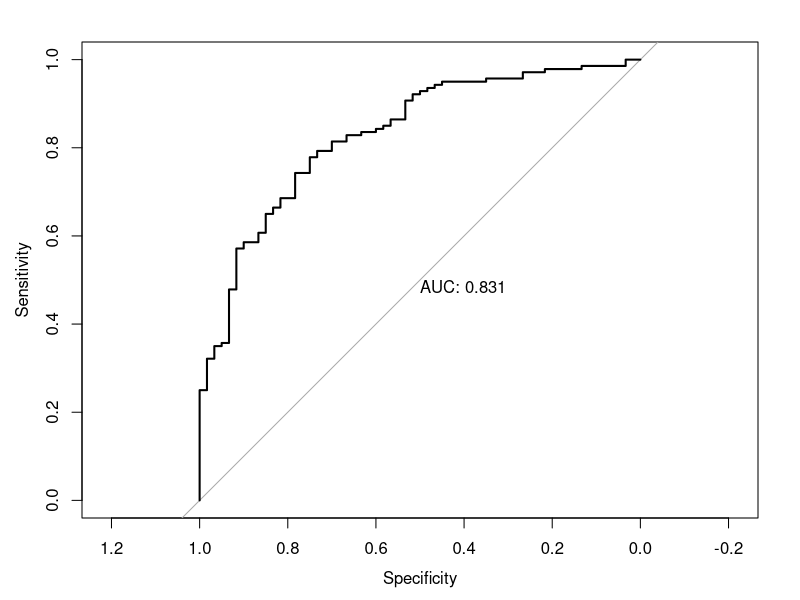
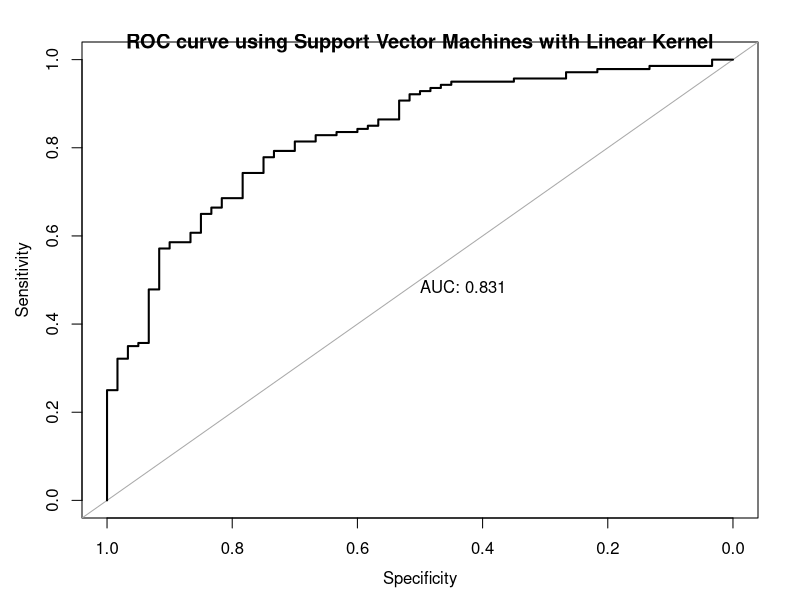
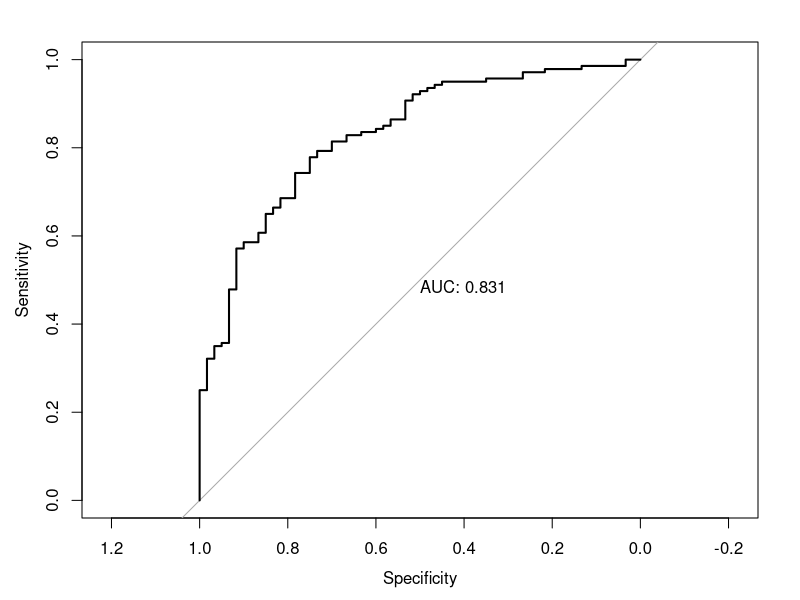
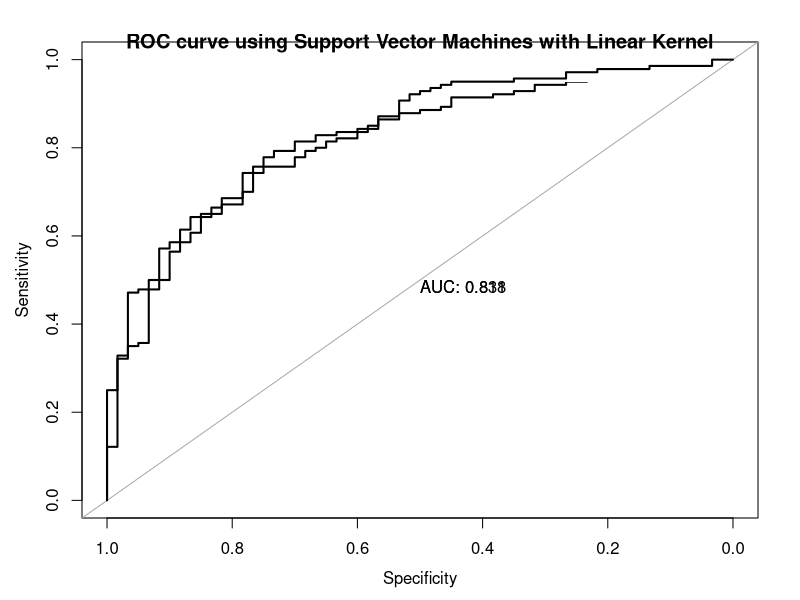

Source code (R) for these figures, in order:
## ---- chunk 1

#Support Vector Machines
library(e1071)
library(tidyverse)
library(dplyr)
library(knitr)
library(kableExtra)
library(caret)
library(pROC)

## ---- chunk 2

#We do some basic wrangling specific to SVM model with Caret
data = read.csv("../data/germancredit_final.csv", sep = ";", header = TRUE)

data["RESPONSE"][data["RESPONSE"] == "Bad Rating"] = "Bad.Rating"
data["RESPONSE"][data["RESPONSE"] == "Good Rating"] = "Good.Rating"

data$RESPONSE <- as.factor(data$RESPONSE)

str(data)
## ---- chunk 3

#We split the data into train (80%) and test (20%)
set.seed(1234)
trainIndex <- createDataPartition(data$RESPONSE, p = .8,
                                  list = FALSE)
train.df <- data[ trainIndex,]
test.df <- data[-trainIndex,]

## ---- chunk 4
set.seed(1234)

train_control <- trainControl(method = "repeatedcv", number = 10, repeats = 3, sampling="down", classProbs = TRUE)
svml_fit <- train(RESPONSE ~ ., train.df, 
                              method = "svmLinear",
                              trControl = train_control, 
                              tuneGrid = expand.grid(C = seq(0.1, 2, length = 20)))
svml_fit
svml_predict <- predict(svml_fit, test.df)

## ---- chunk 5
confusion_matrix_svml <- confusionMatrix(svml_predict, as.factor(test.df$RESPONSE), positive= "Good.Rating")
confusion_matrix_svml
## ---- chunk 6
svml_predict_prob <- predict(svml_fit, test.df, type="prob")
roc_curve_svml <- roc(test.df$RESPONSE, svml_predict_prob[,2], plot = TRUE, print.auc = TRUE)
plot(roc_curve_svml,print.auc = TRUE ,asp = NA)
title(main="ROC curve using Support Vector Machines with Linear Kernel")
## ---- chunk 7

set.seed(123)
train_control_radial <- trainControl(method = "repeatedcv", number = 3, repeats = 3, sampling="down", classProbs = TRUE)
C<-c(0.1, 1, 10)
sigma<-seq(0.1, 10, length = 20)

grid_radial <-expand.grid(C=C, sigma=sigma)
svmr_fit <- train(RESPONSE ~., data = train.df, 
                  method = "svmRadial", 
                  trControl = train_control_radial, 
                  preProcess = c("center","scale"),
                  tuneGrid = grid_radial,
                  tuneLength = 10)

svmr_fit

svmr_predict <- predict(svmr_fit, test.df)
svmr_predict

## ---- chunk 8
confusion_matrix_svmr <- confusionMatrix(svmr_predict, as.factor(test.df$RESPONSE), positive="Good.Rating")
confusion_matrix_svmr

## ---- chunk 9

svml_predict_prob <- predict(svml_fit, test.df, type="prob")
roc_curve_svml <- roc(test.df$RESPONSE, svml_predict_prob[,2], plot = TRUE, print.auc = TRUE)
plot(roc_curve_svml,print.auc = TRUE ,asp = NA)
title(main="ROC curve using Support Vector Machines with Linear Kernel")


svmr_predict_prob <- predict(svmr_fit, test.df, type="prob")
roc_curve_svmr <- roc(test.df$RESPONSE, svmr_predict_prob[,2], plot = TRUE, print.auc = TRUE, add = TRUE)
#plot(roc_curve_svmr,print.auc = TRUE ,asp = NA,col="red")
#title(main="ROC curve using Support Vector Machines with Radial Kernel")
